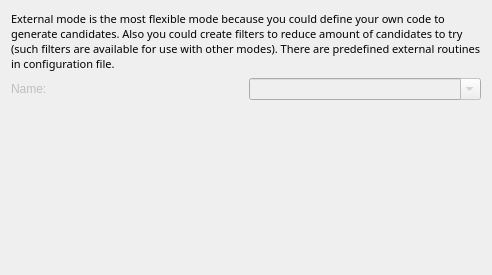
              <widget class="QWidget" name="tab_5">
               <attribute name="title">
                <string>External mode</string>
               </attribute>
               <layout class="QVBoxLayout" name="verticalLayout_19">
                <item>
                 <layout class="QVBoxLayout" name="verticalLayout_11">
                  <item>
                   <widget class="QLabel" name="label_11">
                    <property name="font">
                     <font>
                      <family>Sans Serif</family>
                      <pointsize>8</pointsize>
                     </font>
                    </property>
                    <property name="text">
                     <string>External mode is the most flexible mode because you could define your own code to generate candidates. Also you could create filters to reduce amount of candidates to try (such filters are available for use with other modes). There are predefined external routines in configuration file.</string>
                    </property>
                    <property name="wordWrap">
                     <bool>true</bool>
                    </property>
                   </widget>
                  </item>
                  <item>
                   <layout class="QHBoxLayout" name="horizontalLayout_7">
                    <item>
                     <widget class="QLabel" name="label_ExternalModeName">
                      <property name="enabled">
                       <bool>false</bool>
                      </property>
                      <property name="text">
                       <string>Name:</string>
                      </property>
                     </widget>
                    </item>
                    <item>
                     <widget class="QComboBox" name="comboBox_ExternalModeName">
                      <property name="enabled">
                       <bool>false</bool>
                      </property>
                      <property name="editable">
                       <bool>true</bool>
                      </property>
                     </widget>
                    </item>
                   </layout>
                  </item>
                 </layout>
                </item>
                <item>
                 <spacer name="verticalSpacer_8">
                  <property name="orientation">
                   <enum>Qt::Vertical</enum>
                  </property>
                  <property name="sizeHint" stdset="0">
                   <size>
                    <width>20</width>
                    <height>164</height>
                   </size>
                  </property>
                 </spacer>
                </item>
               </layout>
              </widget>
